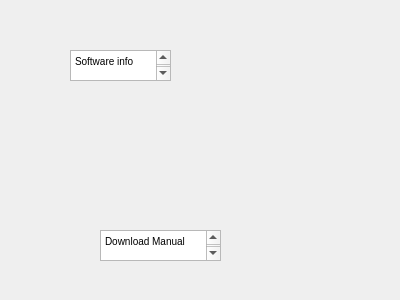
<?xml version="1.0" encoding="UTF-8"?>
<ui version="4.0">
 <class>Form</class>
 <widget class="QWidget" name="Form">
  <property name="geometry">
   <rect>
    <x>0</x>
    <y>0</y>
    <width>400</width>
    <height>300</height>
   </rect>
  </property>
  <property name="windowTitle">
   <string>Form</string>
  </property>
  <widget class="QTextEdit" name="textEdit">
   <property name="geometry">
    <rect>
     <x>70</x>
     <y>50</y>
     <width>101</width>
     <height>31</height>
    </rect>
   </property>
   <property name="html">
    <string>&lt;!DOCTYPE HTML PUBLIC &quot;-//W3C//DTD HTML 4.0//EN&quot; &quot;http://www.w3.org/TR/REC-html40/strict.dtd&quot;&gt;
&lt;html&gt;&lt;head&gt;&lt;meta name=&quot;qrichtext&quot; content=&quot;1&quot; /&gt;&lt;style type=&quot;text/css&quot;&gt;
p, li { white-space: pre-wrap; }
&lt;/style&gt;&lt;/head&gt;&lt;body style=&quot; font-family:'MS Shell Dlg 2'; font-size:7.8pt; font-weight:400; font-style:normal;&quot;&gt;
&lt;p style=&quot; margin-top:0px; margin-bottom:0px; margin-left:0px; margin-right:0px; -qt-block-indent:0; text-indent:0px;&quot;&gt;Software info&lt;/p&gt;
&lt;p style=&quot;-qt-paragraph-type:empty; margin-top:0px; margin-bottom:0px; margin-left:0px; margin-right:0px; -qt-block-indent:0; text-indent:0px;&quot;&gt;&lt;br /&gt;&lt;/p&gt;&lt;/body&gt;&lt;/html&gt;</string>
   </property>
  </widget>
  <widget class="QTextEdit" name="textEdit_2">
   <property name="geometry">
    <rect>
     <x>100</x>
     <y>230</y>
     <width>121</width>
     <height>31</height>
    </rect>
   </property>
   <property name="html">
    <string>&lt;!DOCTYPE HTML PUBLIC &quot;-//W3C//DTD HTML 4.0//EN&quot; &quot;http://www.w3.org/TR/REC-html40/strict.dtd&quot;&gt;
&lt;html&gt;&lt;head&gt;&lt;meta name=&quot;qrichtext&quot; content=&quot;1&quot; /&gt;&lt;style type=&quot;text/css&quot;&gt;
p, li { white-space: pre-wrap; }
&lt;/style&gt;&lt;/head&gt;&lt;body style=&quot; font-family:'MS Shell Dlg 2'; font-size:7.8pt; font-weight:400; font-style:normal;&quot;&gt;
&lt;p style=&quot; margin-top:0px; margin-bottom:0px; margin-left:0px; margin-right:0px; -qt-block-indent:0; text-indent:0px;&quot;&gt;Download Manual&lt;/p&gt;
&lt;p style=&quot;-qt-paragraph-type:empty; margin-top:0px; margin-bottom:0px; margin-left:0px; margin-right:0px; -qt-block-indent:0; text-indent:0px;&quot;&gt;&lt;br /&gt;&lt;/p&gt;&lt;/body&gt;&lt;/html&gt;</string>
   </property>
  </widget>
 </widget>
 <resources/>
 <connections/>
</ui>
